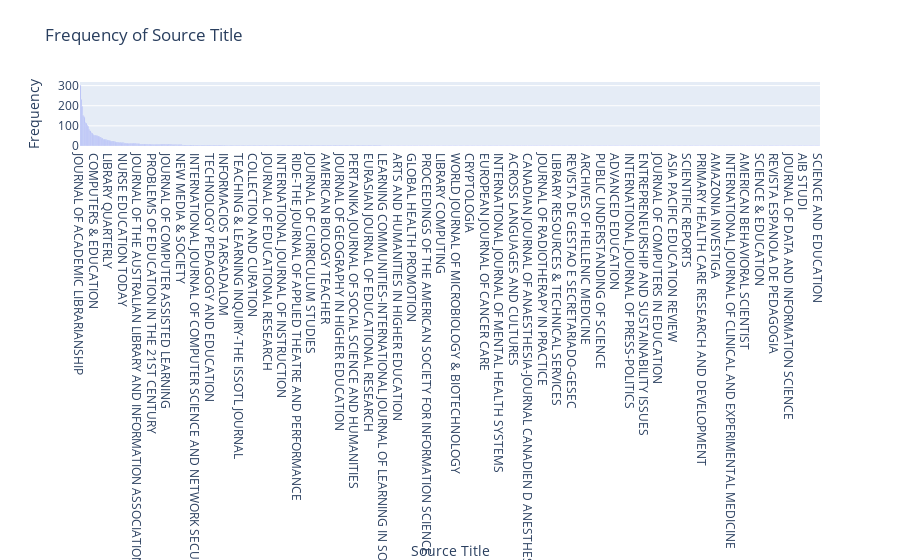

The cell this chart's notebook holds for it:
### Code cell
#Here I started to plot the most frequent journals.
frequency = il['Source Title'].value_counts().reset_index()
frequency.columns = ['Source Title', 'Frequency']
fig1 = px.bar(frequency, x='Source Title', y='Frequency', title='Frequency of Source Title')
fig1.show()

### Figure 1 — Plotly figure (JSON) as saved in the notebook; plotly's stock layout.template omitted (floating-point values rounded to 4 significant figures; data arrays with more than 128 entries replaced by an {"elided": "..."} marker saying what was removed)
{"data": [{"alignmentgroup": "True", "hovertemplate": "Source Title=%{x}<br>Frequency=%{y}<extra></extra>", "legendgroup": "", "marker": {"color": "#636efa", "pattern": {"shape": ""}}, "name": "", "offsetgroup": "", "orientation": "v", "showlegend": false, "textposition": "auto", "type": "bar", "x": {"elided": "869 str values"}, "xaxis": "x", "y": {"elided": "869 int values"}, "yaxis": "y"}], "layout": {"barmode": "relative", "legend": {"tracegroupgap": 0}, "title": {"text": "Frequency of Source Title"}, "xaxis": {"anchor": "y", "domain": [0, 1], "title": {"text": "Source Title"}}, "yaxis": {"anchor": "x", "domain": [0, 1], "title": {"text": "Frequency"}}}}
